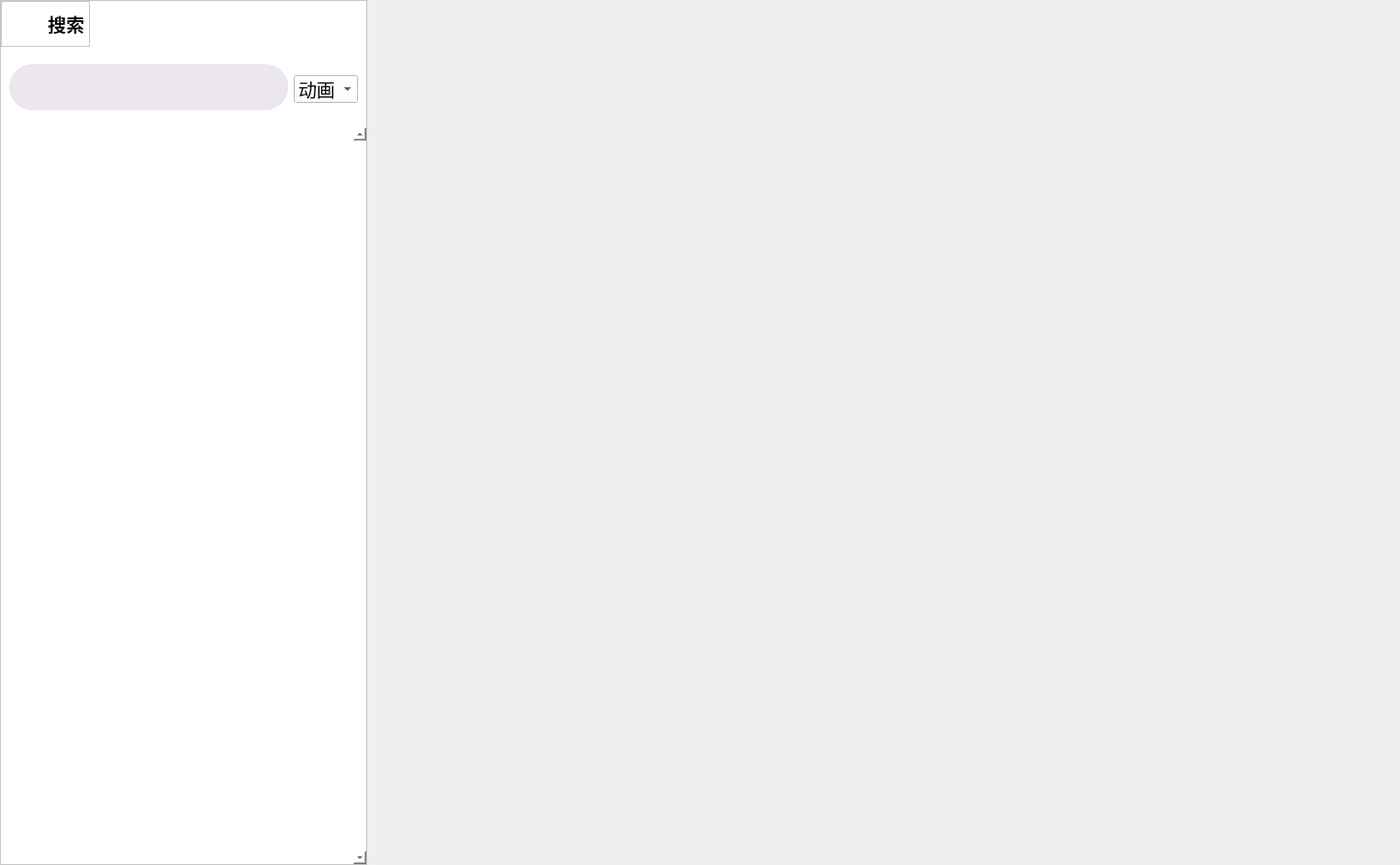
<?xml version="1.0" encoding="UTF-8"?>
<ui version="4.0">
 <class>SearchPage</class>
 <widget class="QWidget" name="SearchPage">
  <property name="geometry">
   <rect>
    <x>0</x>
    <y>0</y>
    <width>1525</width>
    <height>942</height>
   </rect>
  </property>
  <layout class="QHBoxLayout" name="horizontalLayout">
   <property name="spacing">
    <number>0</number>
   </property>
   <property name="leftMargin">
    <number>0</number>
   </property>
   <property name="topMargin">
    <number>0</number>
   </property>
   <property name="rightMargin">
    <number>0</number>
   </property>
   <property name="bottomMargin">
    <number>0</number>
   </property>
   <item>
    <widget class="QFrame" name="search_frame">
     <property name="minimumSize">
      <size>
       <width>400</width>
       <height>0</height>
      </size>
     </property>
     <property name="maximumSize">
      <size>
       <width>400</width>
       <height>16777215</height>
      </size>
     </property>
     <property name="styleSheet">
      <string notr="true">background-color: white;</string>
     </property>
     <property name="frameShape">
      <enum>QFrame::Shape::StyledPanel</enum>
     </property>
     <property name="frameShadow">
      <enum>QFrame::Shadow::Raised</enum>
     </property>
     <layout class="QVBoxLayout" name="verticalLayout_6">
      <property name="spacing">
       <number>10</number>
      </property>
      <property name="leftMargin">
       <number>0</number>
      </property>
      <property name="topMargin">
       <number>0</number>
      </property>
      <property name="rightMargin">
       <number>0</number>
      </property>
      <property name="bottomMargin">
       <number>0</number>
      </property>
      <item alignment="Qt::AlignmentFlag::AlignLeft">
       <widget class="QFrame" name="searchback_frame">
        <property name="minimumSize">
         <size>
          <width>0</width>
          <height>50</height>
         </size>
        </property>
        <property name="maximumSize">
         <size>
          <width>300</width>
          <height>16777215</height>
         </size>
        </property>
        <property name="styleSheet">
         <string notr="true">background-color: white;</string>
        </property>
        <property name="frameShape">
         <enum>QFrame::Shape::StyledPanel</enum>
        </property>
        <property name="frameShadow">
         <enum>QFrame::Shadow::Raised</enum>
        </property>
        <layout class="QHBoxLayout" name="horizontalLayout_7">
         <property name="spacing">
          <number>0</number>
         </property>
         <property name="leftMargin">
          <number>0</number>
         </property>
         <property name="topMargin">
          <number>0</number>
         </property>
         <property name="rightMargin">
          <number>0</number>
         </property>
         <property name="bottomMargin">
          <number>0</number>
         </property>
         <item>
          <widget class="QPushButton" name="back_Button">
           <property name="minimumSize">
            <size>
             <width>45</width>
             <height>45</height>
            </size>
           </property>
           <property name="maximumSize">
            <size>
             <width>45</width>
             <height>45</height>
            </size>
           </property>
           <property name="font">
            <font>
             <bold>false</bold>
             <kerning>false</kerning>
            </font>
           </property>
           <property name="styleSheet">
            <string notr="true">QPushButton {
	background-color: white;
	border:none;
	border-radius:22px
}

QPushButton:hover {
    background-color: rgb(237, 237, 238);
}</string>
           </property>
           <property name="text">
            <string/>
           </property>
           <property name="icon">
            <iconset>
             <normaloff>icons/back.png</normaloff>icons/back.png</iconset>
           </property>
           <property name="iconSize">
            <size>
             <width>20</width>
             <height>20</height>
            </size>
           </property>
           <property name="checkable">
            <bool>true</bool>
           </property>
          </widget>
         </item>
         <item>
          <widget class="QPushButton" name="search_pushButton">
           <property name="minimumSize">
            <size>
             <width>50</width>
             <height>0</height>
            </size>
           </property>
           <property name="maximumSize">
            <size>
             <width>50</width>
             <height>16777215</height>
            </size>
           </property>
           <property name="font">
            <font>
             <family>微软雅黑</family>
             <pointsize>15</pointsize>
             <bold>true</bold>
            </font>
           </property>
           <property name="styleSheet">
            <string notr="true">QPushButton {
    border: none;
}
</string>
           </property>
           <property name="text">
            <string>搜索</string>
           </property>
          </widget>
         </item>
        </layout>
       </widget>
      </item>
      <item>
       <widget class="QFrame" name="frame">
        <layout class="QHBoxLayout" name="horizontalLayout_10">
         <item>
          <widget class="QLineEdit" name="search_lineEdit">
           <property name="minimumSize">
            <size>
             <width>0</width>
             <height>50</height>
            </size>
           </property>
           <property name="maximumSize">
            <size>
             <width>450</width>
             <height>16777215</height>
            </size>
           </property>
           <property name="font">
            <font>
             <family>微软雅黑</family>
             <pointsize>15</pointsize>
             <bold>true</bold>
            </font>
           </property>
           <property name="contextMenuPolicy">
            <enum>Qt::ContextMenuPolicy::NoContextMenu</enum>
           </property>
           <property name="styleSheet">
            <string notr="true">background-color: rgb(236, 230, 238);
border-radius:25px;
padding-left: 10px;
</string>
           </property>
           <property name="placeholderText">
            <string/>
           </property>
          </widget>
         </item>
         <item>
          <widget class="QComboBox" name="comboBox">
           <property name="minimumSize">
            <size>
             <width>0</width>
             <height>30</height>
            </size>
           </property>
           <property name="maximumSize">
            <size>
             <width>16777215</width>
             <height>25</height>
            </size>
           </property>
           <property name="font">
            <font>
             <family>微软雅黑</family>
             <pointsize>15</pointsize>
            </font>
           </property>
           <property name="styleSheet">
            <string notr="true">border-color:none;</string>
           </property>
           <item>
            <property name="text">
             <string>动画</string>
            </property>
           </item>
           <item>
            <property name="text">
             <string>书籍</string>
            </property>
           </item>
           <item>
            <property name="text">
             <string>游戏</string>
            </property>
           </item>
          </widget>
         </item>
        </layout>
       </widget>
      </item>
      <item>
       <widget class="QScrollArea" name="searchresult_scrollArea">
        <property name="styleSheet">
         <string notr="true">border:none;</string>
        </property>
        <property name="verticalScrollBarPolicy">
         <enum>Qt::ScrollBarPolicy::ScrollBarAlwaysOn</enum>
        </property>
        <property name="horizontalScrollBarPolicy">
         <enum>Qt::ScrollBarPolicy::ScrollBarAlwaysOff</enum>
        </property>
        <property name="widgetResizable">
         <bool>true</bool>
        </property>
        <widget class="QWidget" name="scrollAreaWidgetContents">
         <property name="geometry">
          <rect>
           <x>0</x>
           <y>0</y>
           <width>381</width>
           <height>802</height>
          </rect>
         </property>
         <layout class="QVBoxLayout" name="verticalLayout_10">
          <property name="spacing">
           <number>0</number>
          </property>
          <property name="leftMargin">
           <number>5</number>
          </property>
          <property name="topMargin">
           <number>0</number>
          </property>
          <property name="rightMargin">
           <number>0</number>
          </property>
          <property name="bottomMargin">
           <number>0</number>
          </property>
          <item>
           <spacer name="verticalSpacer_4">
            <property name="orientation">
             <enum>Qt::Orientation::Vertical</enum>
            </property>
            <property name="sizeHint" stdset="0">
             <size>
              <width>20</width>
              <height>40</height>
             </size>
            </property>
           </spacer>
          </item>
         </layout>
        </widget>
       </widget>
      </item>
     </layout>
    </widget>
   </item>
   <item>
    <widget class="QStackedWidget" name="stackedWidget">
     <property name="styleSheet">
      <string notr="true"/>
     </property>
     <widget class="QWidget" name="page"/>
     <widget class="QWidget" name="page_2"/>
    </widget>
   </item>
  </layout>
 </widget>
 <resources/>
 <connections/>
</ui>
